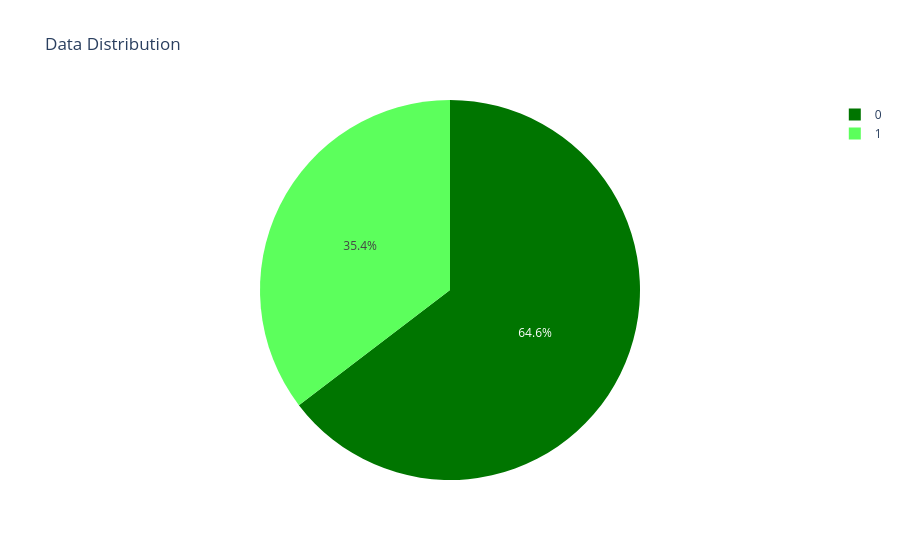

Notebook cell for this chart:
### Code cell
px.pie(df, names='Diagnosis', color='Diagnosis',
       color_discrete_sequence=['#007500','#5CFF5C'],
       title='Data Distribution')

### Figure 1 — Plotly figure (JSON) as saved in the notebook; plotly's stock layout.template omitted (floating-point values rounded to 4 significant figures; data arrays with more than 128 entries replaced by an {"elided": "..."} marker saying what was removed)
{"data": [{"customdata": {"elided": "2149x1 int values"}, "domain": {"x": [0, 1], "y": [0, 1]}, "hovertemplate": "Diagnosis=%{customdata[0]}<extra></extra>", "labels": {"elided": "2149 int values"}, "legendgroup": "", "marker": {"colors": {"elided": "2149 str values"}}, "name": "", "showlegend": true, "type": "pie"}], "layout": {"legend": {"tracegroupgap": 0}, "piecolorway": ["#007500", "#5CFF5C"], "title": {"text": "Data Distribution"}}}
